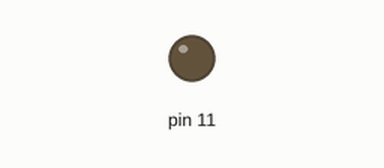
Simulated run of this sketch. Board: Arduino Uno, built with avr-gcc and run on an emulated ATmega328P. Shown: output pins drawn as LEDs (lit = HIGH).

Above: at 0.05 s.
At 0.65 s:
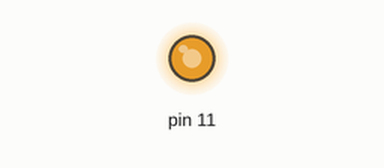
At 0.9 s:
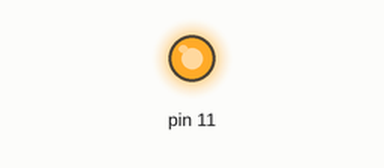
Timing chart, 0 to 3.0 s (numbered marks = the images above):
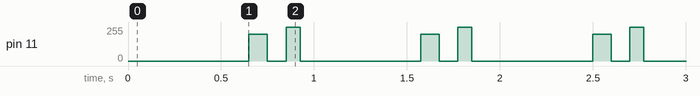

The sketch:

heart.ino
```cpp
#include "beat.cpp"
Beat heart(65, 11);

void setup() {
}

void loop() {
  heart.lubDub();
}
```

beat.cpp
```cpp
#import <Arduino.h>

class Beat {
    float pause;
    unsigned long current;
    unsigned long previous;
    int pin;
    float bpm;

  public:
    Beat(float bpm_, int pin_) {
      pin = pin_;
      bpm = bpm_;
      previous = 0;
      pause = ((1000 / ((bpm / 60) * 1000)) * 1000) - 275;
      pinMode(pin, OUTPUT);
    }

    void lubDub() {
      current = millis();

      if (current - previous <= pause) {
        analogWrite(pin, 0);
      }

      if (current - previous > pause && current - previous <= pause + 100) {
        analogWrite(pin, 200);
      }

      if (current - previous > pause + 100 && current - previous <= pause + 200) {
        analogWrite(pin, 0);
      }

      if (current - previous > pause + 200 && current - previous <= pause + 275) {
        analogWrite(pin, 255);
      }

      if (current - previous > pause + 275) {
        previous = current;
      }
    }
};
```

Measured:
- by itself, pin 11: repeats every 0.92 s: 0/255 0.10 s, 255/255 0.07 s, 0/255 0.65 s, 200/255 0.10 s
